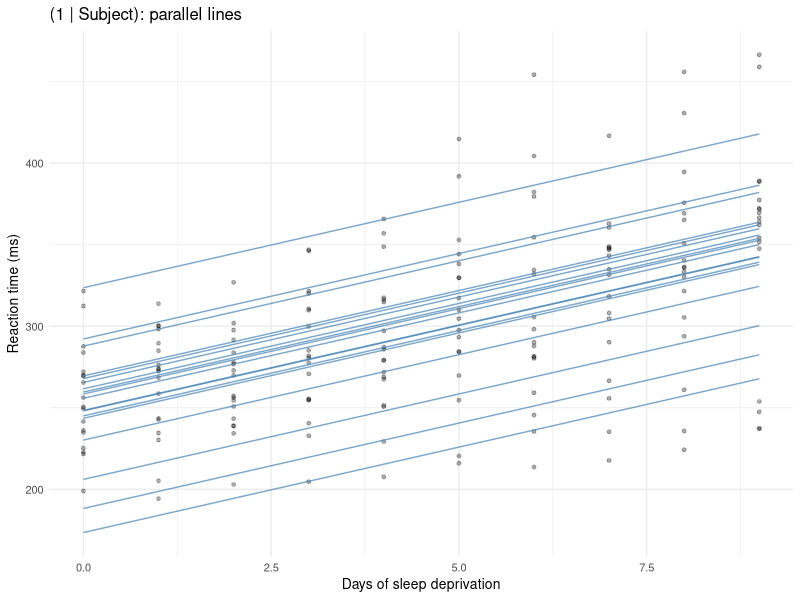
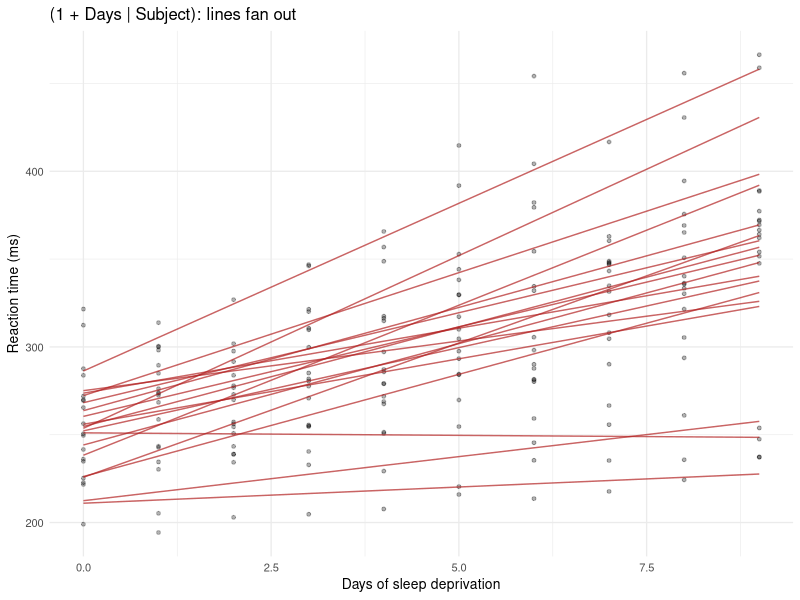
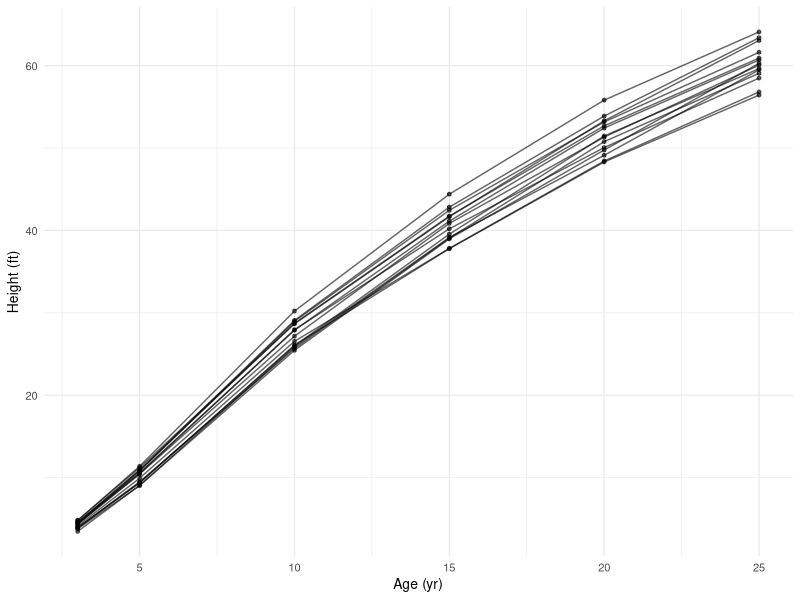
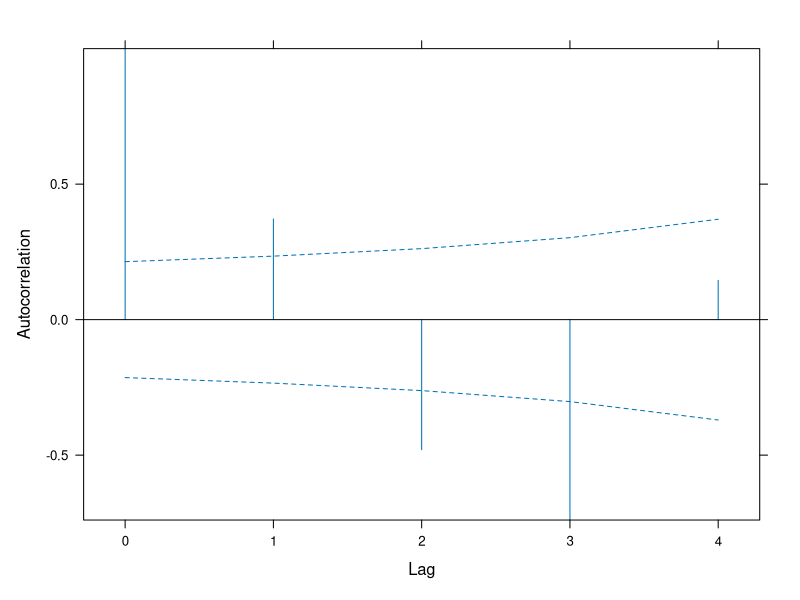

The R source for these figures, in order:
## ---- chunk 1
#| message: false
#| warning: false
#| paged-print: false

library(lme4)
library(lmerTest)   # Satterthwaite / Kenward-Roger df for lmer
library(nlme)       # residual correlation and variance structures
library(tidyverse)

options(contrasts = c("contr.sum", "contr.poly"))
## ---- chunk 2
#| collapse: true
data(sleepstudy)
head(sleepstudy, 4)
## ---- chunk 3
#| collapse: true
m_int <- lmer(Reaction ~ Days + (1 | Subject), data = sleepstudy)

VarCorr(m_int)
fixef(m_int)
## ---- chunk 4
#| echo: true
#| message: false
#| warning: false
#| fig-width: 5
#| fig-height: 3.4
#| fig-alt: "Reaction time against days of sleep deprivation for eighteen subjects, with the random-intercept model's fitted lines drawn for each subject. All eighteen lines are parallel and differ only in height."
sleepstudy$fit_int <- fitted(m_int)

ggplot(sleepstudy, aes(Days, Reaction, group = Subject)) +
  geom_point(alpha = 0.3, size = 1) +
  geom_line(aes(y = fit_int), alpha = 0.7, color = "steelblue") +
  labs(x = "Days of sleep deprivation", y = "Reaction time (ms)",
       title = "(1 | Subject): parallel lines") +
  theme_minimal(base_size = 10)
## ---- chunk 5
#| collapse: true
m_slope <- lmer(Reaction ~ Days + (1 + Days | Subject), data = sleepstudy)

VarCorr(m_slope)
## ---- chunk 6
#| collapse: true
head(coef(m_slope)$Subject, 5)   # each subject's own intercept and slope
## ---- chunk 7
#| echo: true
#| message: false
#| warning: false
#| fig-width: 5
#| fig-height: 3.4
#| fig-alt: "Reaction time against days of sleep deprivation for eighteen subjects with the random-slope model's fitted lines. The lines now fan out, differing in steepness as well as height, with one subject nearly flat and another rising steeply."
sleepstudy$fit_slope <- fitted(m_slope)

ggplot(sleepstudy, aes(Days, Reaction, group = Subject)) +
  geom_point(alpha = 0.3, size = 1) +
  geom_line(aes(y = fit_slope), alpha = 0.7, color = "firebrick") +
  labs(x = "Days of sleep deprivation", y = "Reaction time (ms)",
       title = "(1 + Days | Subject): lines fan out") +
  theme_minimal(base_size = 10)
## ---- chunk 8
#| collapse: true
m_corr   <- lmer(Reaction ~ Days + (1 + Days | Subject), sleepstudy)

m_uncorr <- lmer(Reaction ~ Days + (1 | Subject) + (0 + Days | Subject),
                 sleepstudy)

m_dbar   <- lmer(Reaction ~ Days + (Days || Subject), sleepstudy)

VarCorr(m_corr)
VarCorr(m_uncorr)
## ---- chunk 9
#| collapse: true
# RANDOM effects: compare with REML, which is the default.
# refit = FALSE stops anova() from silently refitting with ML.
anova(m_int, m_uncorr, m_corr, refit = FALSE)
## ---- chunk 10
#| collapse: true
# FIXED effects: refit with ML first. REML likelihoods from models with
# different fixed effects are NOT comparable.
m0 <- lmer(Reaction ~ 1    + (1 + Days | Subject), sleepstudy, REML = FALSE)
m1 <- lmer(Reaction ~ Days + (1 + Days | Subject), sleepstudy, REML = FALSE)
anova(m0, m1)

# or, better for a small sample, the F-test with adjusted denominator df
anova(m_slope)
## ---- chunk 11
#| collapse: true
data(Loblolly)
lob <- as.data.frame(Loblolly)
str(lob)
table(table(lob$Seed))        # 14 seed sources, 6 measurements each
sort(unique(lob$age))
## ---- chunk 12
#| echo: true
#| message: false
#| warning: false
#| fig-width: 5
#| fig-height: 3.2
#| fig-alt: "Height of fourteen loblolly pine seed sources plotted against age from 3 to 25 years, one line per seed source. All lines rise steeply and nearly straight, and the spread between seed sources widens with age."
ggplot(lob, aes(age, height, group = Seed)) +
  geom_line(alpha = 0.6) + geom_point(size = 1, alpha = 0.6) +
  labs(x = "Age (yr)", y = "Height (ft)") +
  theme_minimal(base_size = 10)
## ---- chunk 13
#| collapse: true
ctrl <- lmeControl(opt = "optim", msMaxIter = 200)

l_ri <- lme(height ~ age, random = ~ 1 | Seed, data = lob, control = ctrl)

# nlme syntax map:
#   lmer(y ~ x + (1     | g))  ->  lme(y ~ x, random = ~ 1     | g)
#   lmer(y ~ x + (1 + x | g))  ->  lme(y ~ x, random = ~ 1 + x | g)
#   lmer(y ~ x + (1|a) + (1|b)) -> lme(y ~ x, random = list(a = ~1, b = ~1))
#                                   ... for NESTED a/b only; nlme cannot do
#                                   crossed random effects. Use lme4 for those.
VarCorr(l_ri)
## ---- chunk 14
#| collapse: true
#| fig-width: 5
#| fig-height: 3.2
#| fig-alt: "Autocorrelation function of the within-group residuals from the random-intercept model, plotted against lag 0 to 4, with a dashed significance band; the lag-1 autocorrelation is positive and the lag-2 and lag-3 values are negative and outside the band."
ACF(l_ri, maxLag = 4)
plot(ACF(l_ri, maxLag = 4), alpha = 0.05)
## ---- chunk 15
#| collapse: true
l_ar1 <- lme(height ~ age, random = ~ 1 | Seed, data = lob,
             correlation = corAR1(form = ~ 1 | Seed), control = ctrl)

# the estimated phi
coef(l_ar1$modelStruct$corStruct, unconstrained = FALSE)

# the 6x6 residual correlation matrix the model is now using
round(corMatrix(l_ar1$modelStruct$corStruct)[[1]], 3)
## ---- chunk 16
#| collapse: true
l_car1 <- lme(height ~ age, random = ~ 1 | Seed, data = lob,
              correlation = corCAR1(form = ~ age | Seed), control = ctrl)

coef(l_car1$modelStruct$corStruct, unconstrained = FALSE)
## ---- chunk 17
#| collapse: true
l_wrong <- lme(height ~ age, random = ~ 1 | Seed, data = lob,
               correlation = corAR1(form = ~ age | Seed), control = ctrl)

coef(l_wrong$modelStruct$corStruct, unconstrained = FALSE)
## ---- chunk 18
#| collapse: true
# compound symmetry: ONE correlation for every pair of times, any distance
l_cs <- lme(height ~ age, random = ~ 1 | Seed, data = lob,
            correlation = corCompSymm(form = ~ 1 | Seed), control = ctrl)

# ARMA(1,1): an AR part and a moving-average part
l_arma <- lme(height ~ age, random = ~ 1 | Seed, data = lob,
              correlation = corARMA(form = ~ 1 | Seed, p = 1, q = 1),
              control = ctrl)
## ---- chunk 19
#| collapse: true
anova(l_ri, l_cs)
## ---- chunk 20
#| collapse: true
AIC(l_ri, l_cs, l_ar1, l_car1, l_arma)
## ---- chunk 21
#| collapse: true
l_un <- gls(height ~ age, data = lob,
            correlation = corSymm(form = ~ 1 | Seed),
            weights = varIdent(form = ~ 1 | age),
            control = glsControl(opt = "optim"))

round(corMatrix(l_un$modelStruct$corStruct)[[1]], 3)
## ---- chunk 22
#| collapse: true
# one residual variance per age (a "variance group")
l_vi <- lme(height ~ age, random = ~ 1 | Seed, data = lob,
            weights = varIdent(form = ~ 1 | age), control = ctrl)

# variance as a smooth power of the fitted value: Var = sigma^2 * |mu|^(2*delta)
l_vp <- lme(height ~ age, random = ~ 1 | Seed, data = lob,
            weights = varPower(), control = ctrl)

AIC(l_ri, l_vi, l_vp)
anova(l_ri, l_vp)
